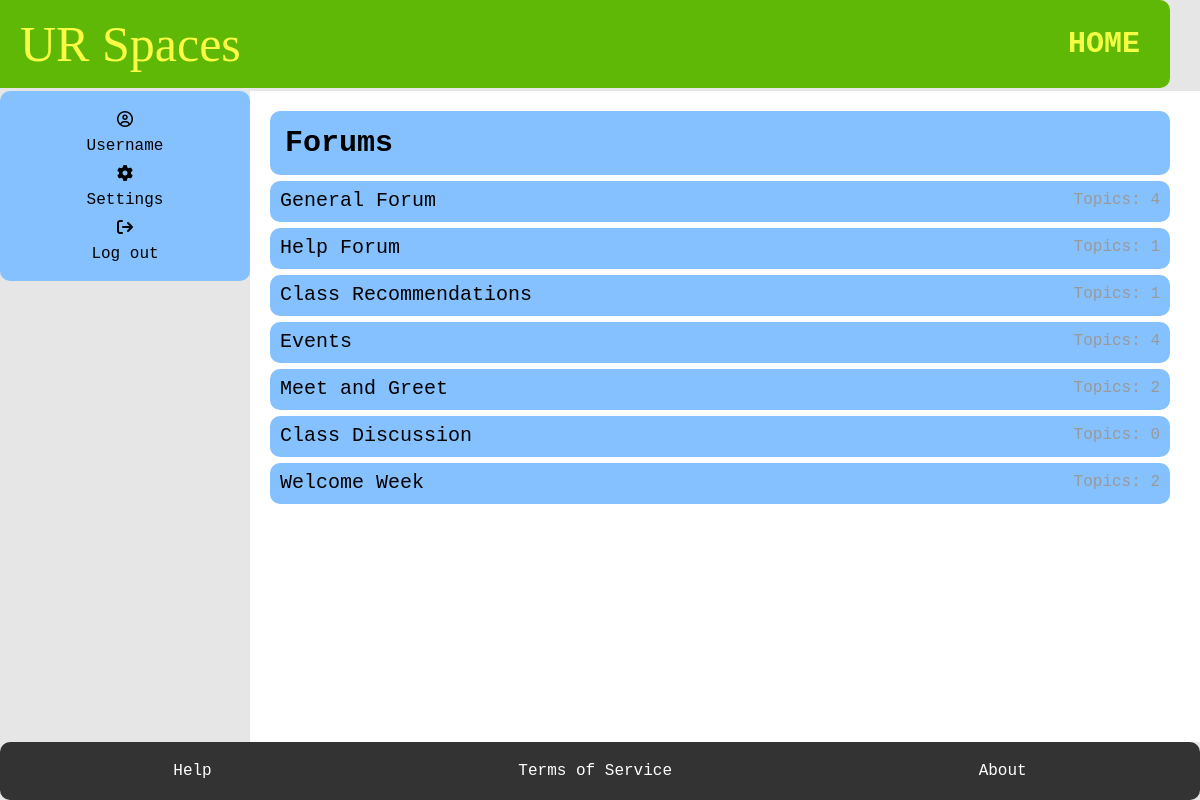
The app's page /index/ (signed in) with its own data.
### myapp/models.py (models this page shows, shortened)
class SubForum(models.Model):
    sub_name = models.CharField(max_length=100)
    slug = models.SlugField(max_length=400, unique=True, blank=True)
    def get_url(self):
        return reverse("subforum", kwargs={
            "slug":self.slug
        })
    @property
    def num_posts(self):
        return Posts.objects.filter(SubForum_ID = self, User_ID__banned =False).count()

### myapp/views.py (the view)
# urls.py: path("index/", index, name="index"),
@login_required
def index(request):
    sub = SubForum.objects.all()
    return render(request, "index.html", {"indexs": sub})

### myapp/templates/index.html
{% extends 'base.html' %}
{% block title %}
<h1>HOME</h1>
{% endblock %}
{% block content %}
    <main>
        <section class="forums">
        <div class="forum-item">
            <h2> Forums </h2>
        </div>
        {% for field in indexs %}
        <div class="forum-item">
          <a href="{{field.get_url}}" > {{ field.sub_name }} </a>
          <span> Topics:  {{field.num_posts}} </span>
        </div>
        {% endfor %}
      </section>
    </main>
    {% endblock %}

### myapp/static/style.css (style rules this page uses)
body { font-family: monospace; font-size: 16px; background-color: #e6e6e6; margin: 0; padding: 0; }
header h1 { font-size: 30px; margin: 0; color: #f2ff42 }
main { grid-area: main; background-color: white; padding: 20px; padding-right: 30px; }
.forums h2 { font-size: 30px; margin-bottom: 15px; margin-top: 15px; margin-left: 15px; }
.forum-item { display: flex; justify-content: space-between; background-color: #85c0ff; border-radius: 10px; }
.forums { display: flex; flex-direction: column; gap: 6px; }
.forums a { display: block; font-size: 20px; text-decoration: none; color: #333; margin-bottom: 10px; margin-top: 8px; margin-left: 10px; }
.forums span { font-size: 16px; color: #999; margin-bottom: 10px; margin-top: 10px; margin-right: 10px; }
a:link { color: #000000; text-decoration: none; }

### records on screen
SubForum: sub_name "General Forum", num_posts "4"
SubForum: sub_name "Help Forum", num_posts "1"
SubForum: sub_name "Class Recommendations", num_posts "1"
SubForum: sub_name "Events", num_posts "4"
SubForum: sub_name "Meet and Greet", num_posts "2"
SubForum: sub_name "Class Discussion", num_posts "0"
SubForum: sub_name "Welcome Week", num_posts "2"
